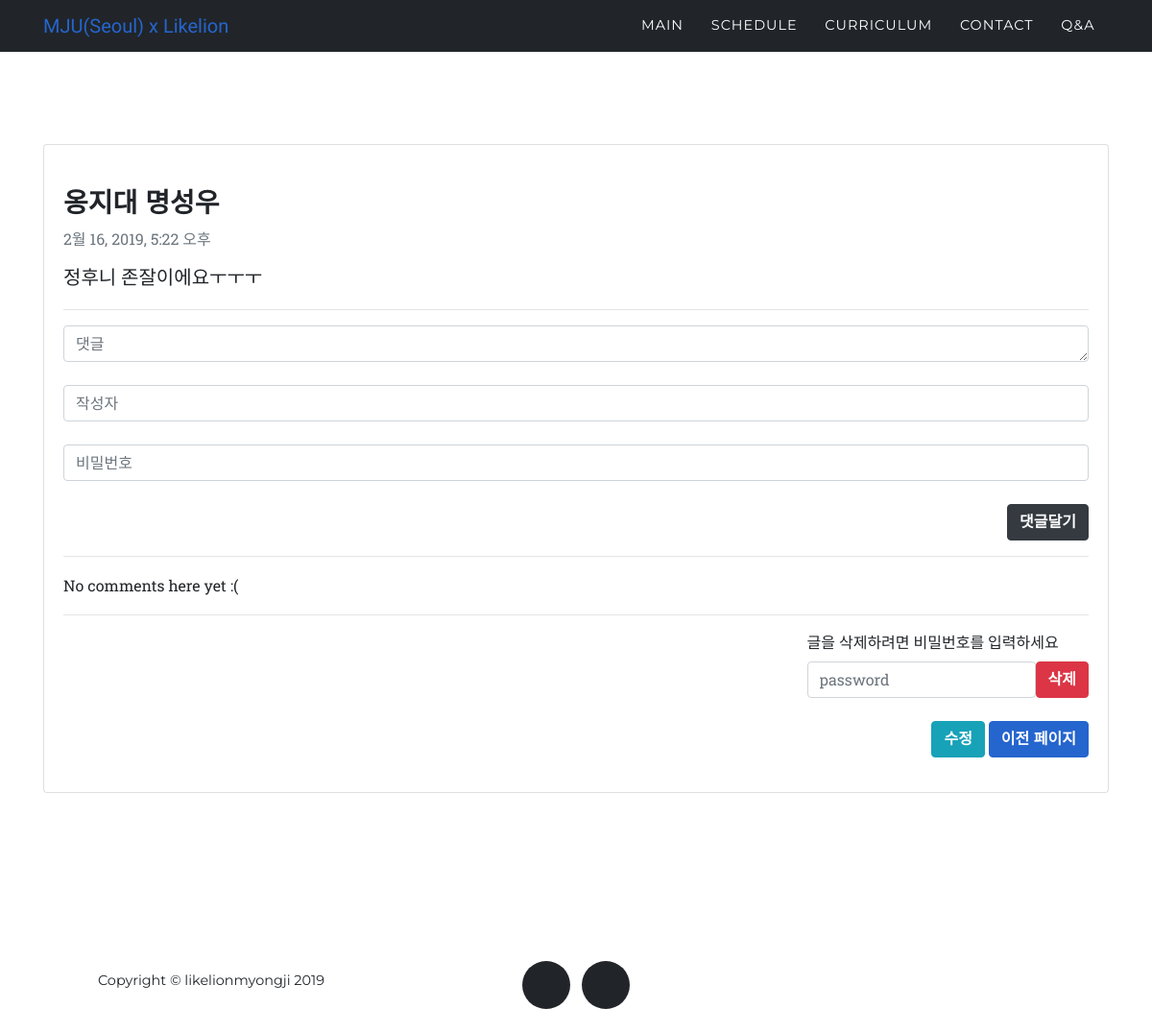
Screenshot of /question/5/ with the database file from the repository.
### question/models.py (models this page shows, shortened)
class Question(models.Model):
    title = models.CharField(max_length=200)
    pub_date = models.DateTimeField('date published')
    body = models.TextField()
    writer = models.CharField(max_length=10)
    password = models.CharField(max_length=50)

### question/views.py (the view)
# urls.py: path('question/<int:question_id>/', question.views.question_detail, name='question_detail'),
def question_detail(request, question_id):
    detail = get_object_or_404(Question, pk=question_id)
    return render(request, 'question_detail.html', {'detail':detail})

### question/templates/question_detail.html (shortened to what this page needs)
{% extends 'question_base.html' %}
{% block content %}
<section>
    <div class="container">
      <div class="card">
        <div class="card-body">
          <br>
          <h3 class="card-title">{{detail.title}}</h3>
          <p class="card-subtitle mb-2 text-muted">{{detail.pub_date}}</p>
          <p class="lead"> {{detail.body}}</p>
          <hr>
          <form method ="POST" action ="{% url 'comment' detail.id %}" class="text-right">
              <textarea class="form-control" name="content" rows="1" cols="30" placeholder="댓글"></textarea>
              <br>
              <input class="form-control" type="text" placeholder="작성자" name="writer">
              <br>
              <input class="form-control" type="text" placeholder="비밀번호" name="password">
              <br>
              <input class="btn btn-dark" type="submit" value="댓글달기">
          </form>
          <hr>
          {% for comment in detail.comments.all %}
            <div class="comment">
              <div class="date">{{ comment.pub_date }}</div>
                <a class="btn btn-danger btn-sm float-right" href="{% url 'comment_delete' detail.id comment.id %}">
                  <i class="fas fa-trash-alt"></i>
                </a>
                <strong>{{ comment.writer }}</strong>
                <p>{{ comment.content|linebreaks }}</p>
              </div>
          {% empty %}
            <p>No comments here yet :(</p>
          {% endfor %}
          <hr>
          <div class="float-right">
            <label>글을 삭제하려면 비밀번호를 입력하세요</label>
            <form action="{%url 'question_delete' detail.id%}" method="POST" class="form-inline">
              <div class="col-xs-2">
                <input type="password" class="form-control" name="password" placeholder="password">
              </div>
              <input type="submit" class="btn btn-danger" value="삭제">
            </form>
            <br>
            <p class="text-right">
              <a class="btn btn-info" href="{%url 'question_edit' detail.id%}" role="button">수정</a>
              <a class="btn btn-primary" href="{%url 'question_list'%}" role="button">이전 페이지</a>
            </p>
          </div>
        </div>
      </div>
    </div>
</section>
{% endblock %}

### rows the page displays
Question: title "옹지대 명성우", pub_date "2월 16, 2019, 5:22 오후", body "정후니 존잘이에요ㅜㅜㅜ"
